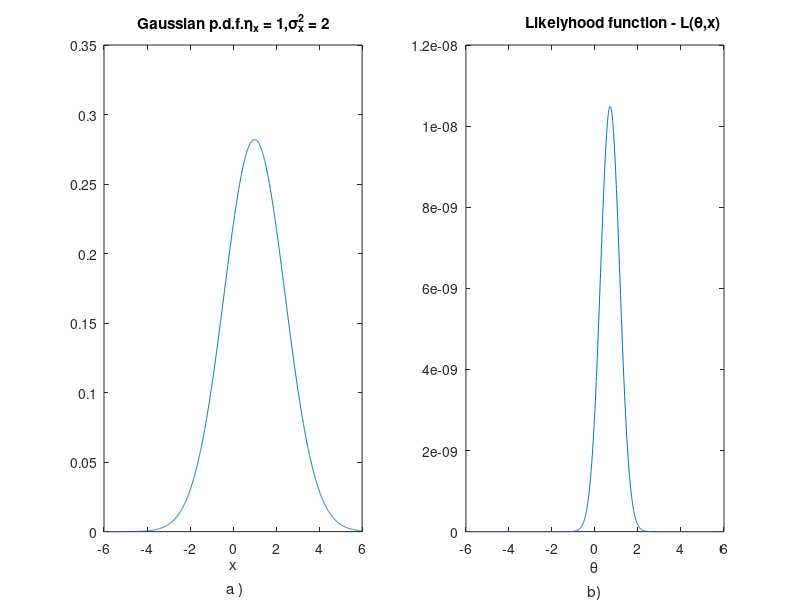

Write the MATLAB code that produced this figure.
clc
clear all
close all


N = 10 ; %dataset length
varx = 2 ; %known variance
theta = 1 ; %true mean (to be estimated)
x = sqrt(varx)*randn(N,1)+theta ; %dataset

%pdf
s =[-6:0.01:6]';
pdf = (1/(sqrt(2*pi*varx)))*exp(-(s-theta).^2/(2*varx));

%likelihood
thetas =[-6:0.01:6]';
L = ones(length(thetas),1);
for n=1:N
    L = L.*(1/(sqrt(2*pi*varx))).*exp((-1/(2*varx))*(x(n)-thetas).^2);
end
subplot(1,2,1)
plot(s,pdf);
xlabel({'x'; ''; ' a )'}); title('Gaussian p.d.f.\eta_x = 1,\sigma_x^2 = 2');
subplot(1,2,2)
plot(thetas,L);
xlabel({'\theta';'';'b)'}); title('              Likelyhood function - L(\theta,x)');


[Lmax ind]=max(L);
thetast=thetas(ind)
